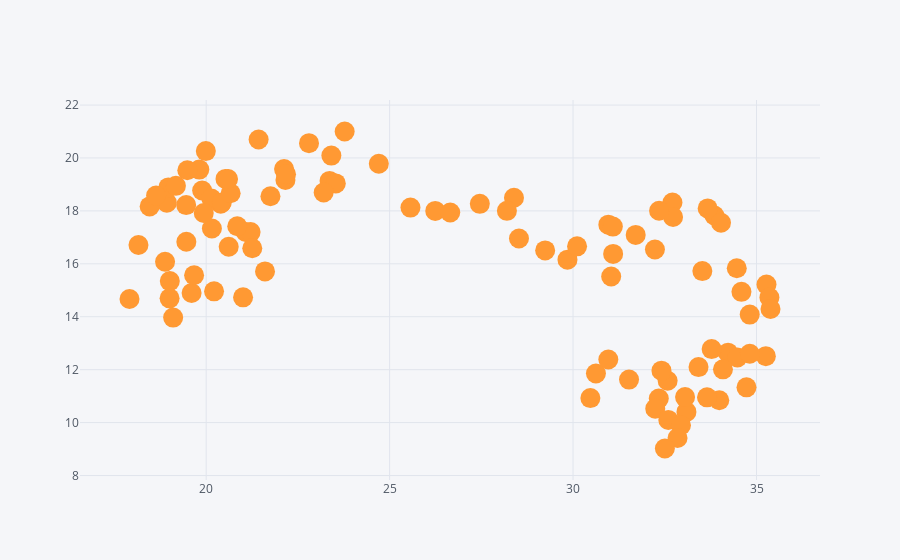

Here is the notebook cell this chart was saved with:
### Markdown cell above
#### Scatter Plot
- You can create scatter plots with DataFrame.plot by passing kind='scatter'. Scatter plot requires numeric columns for x and y axis. These can be specified by x and y keywords each, otherwise the DataFrame index will be used as x

### Code cell
df.iplot(x = 'A', y = 'C', mode = 'markers', size = 20)

### Figure 1 — Plotly figure (JSON) as saved in the notebook; plotly's stock layout.template omitted (floating-point values rounded to 4 significant figures)
{"data": [{"line": {"color": "rgba(255, 153, 51, 1.0)", "dash": "solid", "shape": "linear", "width": 1.3}, "marker": {"size": 20, "symbol": "circle"}, "mode": "markers", "name": "C", "text": "", "type": "scatter", "x": [19.99, 19.89, 20.53, 19.45, 18.93, 18.88, 19.6, 19.1, 17.91, 19.01, 19.0, 19.67, 21.6, 21.08, 20.61, 18.15, 19.46, 21.01, 20.21, 21.21, 21.26, 21.75, 22.16, 22.12, 19.81, 18.97, 18.46, 18.63, 20.4, 20.14, 20.43, 19.49, 19.18, 20.16, 20.67, 20.85, 19.93, 20.6, 21.43, 22.18, 22.8, 23.36, 23.41, 23.53, 23.2, 23.77, 24.71, 25.57, 26.24, 26.65, 27.46, 28.39, 28.2, 28.53, 29.24, 29.85, 30.96, 30.11, 31.04, 31.09, 31.71, 32.71, 33.85, 32.73, 31.08, 32.23, 32.35, 33.67, 34.03, 34.46, 35.27, 35.35, 35.38, 34.82, 33.52, 34.59, 34.22, 33.09, 33.05, 33.99, 32.58, 32.34, 32.41, 31.53, 30.47, 32.24, 32.6, 32.94, 32.85, 32.5, 33.65, 34.73, 35.25, 34.48, 33.78, 34.09, 34.82, 33.42, 30.96, 30.62], "y": [20.26, 18.77, 19.21, 18.22, 18.31, 16.08, 14.9, 13.97, 14.67, 15.35, 14.7, 15.57, 15.71, 17.2, 16.65, 16.71, 16.83, 14.73, 14.96, 17.2, 16.59, 18.56, 19.17, 19.58, 19.56, 18.89, 18.17, 18.58, 18.27, 18.47, 18.32, 19.54, 18.95, 17.34, 18.67, 17.42, 17.92, 19.2, 20.7, 19.38, 20.56, 19.13, 20.09, 19.04, 18.69, 21.0, 19.78, 18.12, 18.0, 17.94, 18.27, 18.5, 18.0, 16.96, 16.51, 16.16, 17.48, 16.66, 15.52, 16.37, 17.09, 18.32, 17.83, 17.77, 17.41, 16.54, 18.0, 18.09, 17.55, 15.83, 15.21, 14.73, 14.29, 14.08, 15.73, 14.94, 12.64, 10.4, 10.96, 10.85, 11.58, 10.91, 11.96, 11.63, 10.93, 10.53, 10.1, 9.898, 9.419, 9.021, 10.95, 11.33, 12.51, 12.46, 12.78, 12.01, 12.6, 12.1, 12.38, 11.85]}], "layout": {"legend": {"bgcolor": "#F5F6F9", "font": {"color": "#4D5663"}}, "paper_bgcolor": "#F5F6F9", "plot_bgcolor": "#F5F6F9", "title": {"font": {"color": "#4D5663"}}, "xaxis": {"gridcolor": "#E1E5ED", "showgrid": true, "tickfont": {"color": "#4D5663"}, "title": {"font": {"color": "#4D5663"}, "text": ""}, "zerolinecolor": "#E1E5ED"}, "yaxis": {"gridcolor": "#E1E5ED", "showgrid": true, "tickfont": {"color": "#4D5663"}, "title": {"font": {"color": "#4D5663"}, "text": ""}, "zerolinecolor": "#E1E5ED"}}}
